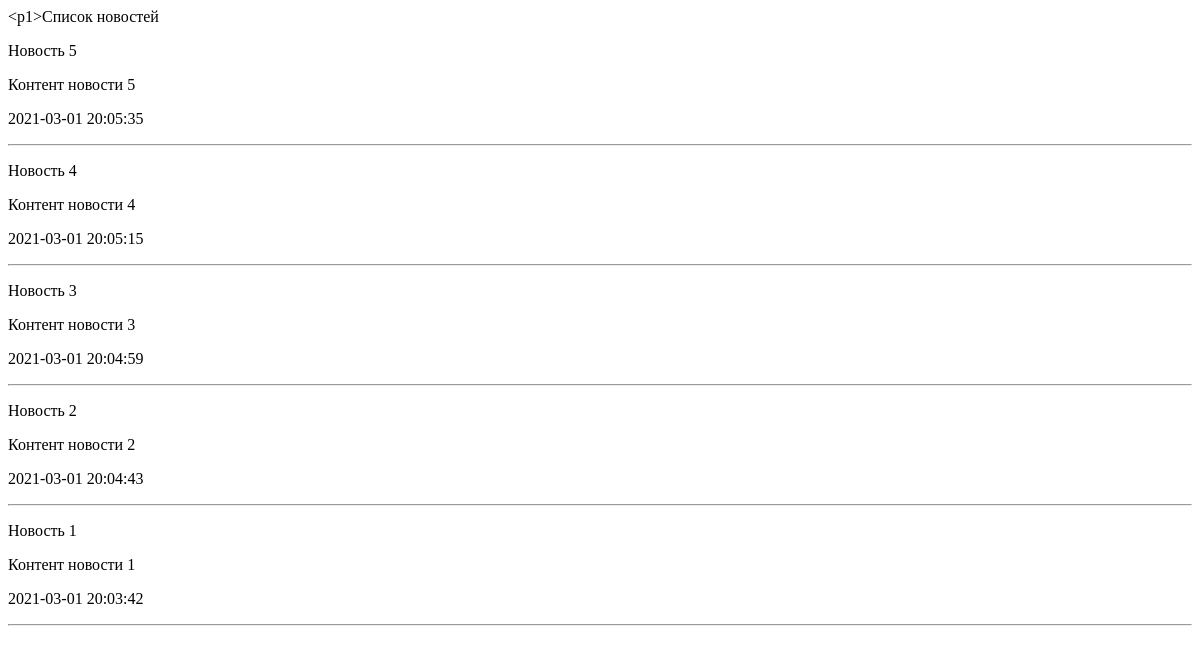
Before: / with the older database file.
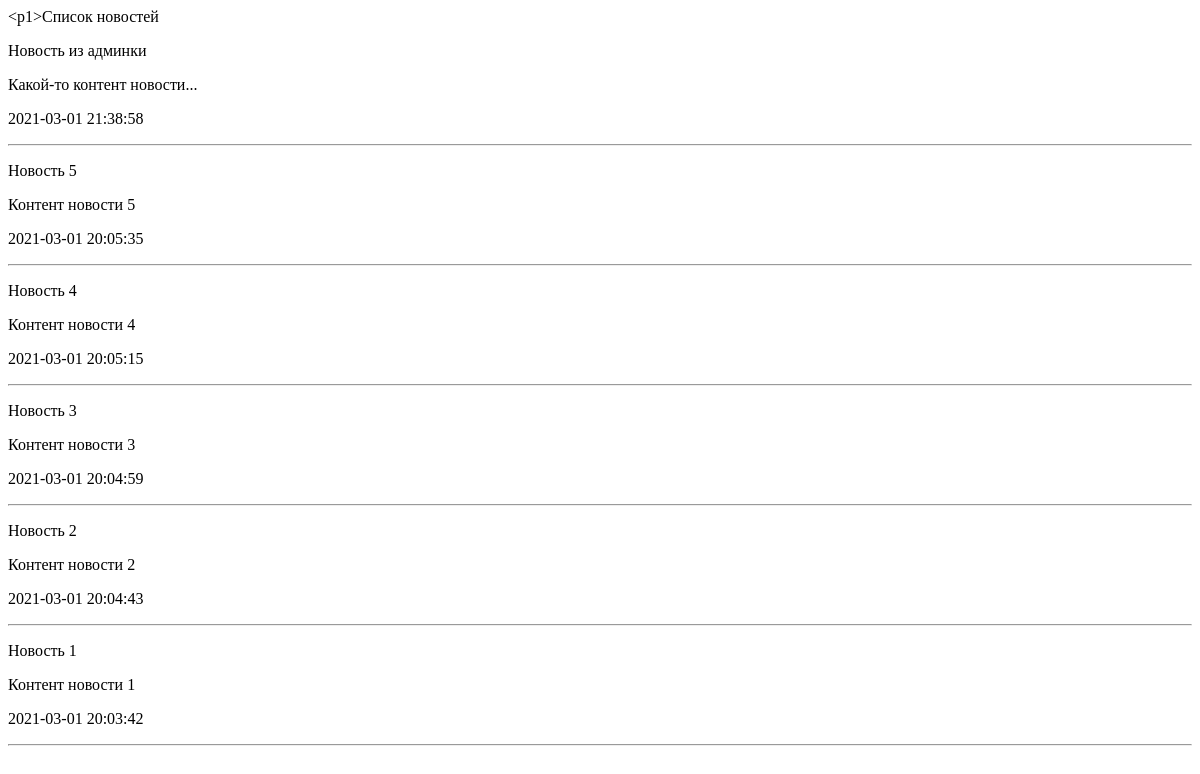
After: the same page with the newer database file.
### news/models.py (models this page shows, shortened)
class News(models.Model):
    title = models.CharField(max_length=150, verbose_name='Заголовок')
    content = models.TextField(blank=True, verbose_name='Контент')
    created_at = models.DateTimeField(auto_now_add=True, verbose_name='Создано')
    updated_at = models.DateTimeField(auto_now=True, verbose_name='Обнавлено')
    photo = models.ImageField(upload_to='photos/%Y/%m/%d/', verbose_name='Фото', blank=True)
    is_published = models.BooleanField(default=True, verbose_name='Опубликовано')
    class Meta:
        verbose_name = 'Новость'
        verbose_name_plural = 'Новости'
        ordering = ['-created_at']

### news/views.py (the view)
# urls.py: path('', index),
def index(request):
    print(request)   # <WSGIRequest: GET '/news/'>
    news = News.objects.all()
    context = {
        'news': news,
        'title': 'Список новостей'
    }
    return render(request, 'news/index.html', context)

### news/templates/news/index.html (shortened to what this page needs)
<!DOCTYPE html>
<html lang="en">
<head>
</head>
<body>
    <р1>{{ title }}</р1>
    {% for item in news %}
        <div>
            <P>{{ item.title }}</P>
            <P>{{ item.content }}</P>
            <P>{{ item.created_at|date:"Y-m-d H:i:s" }}</P>
        </div>
        <hr>
    {% endfor %}
</body>
</html>

Changed rows visible on the page:
added News: title "Новость из админки", content "Какой-то контент новости...", created_at "2021-03-01 21:38:58"
